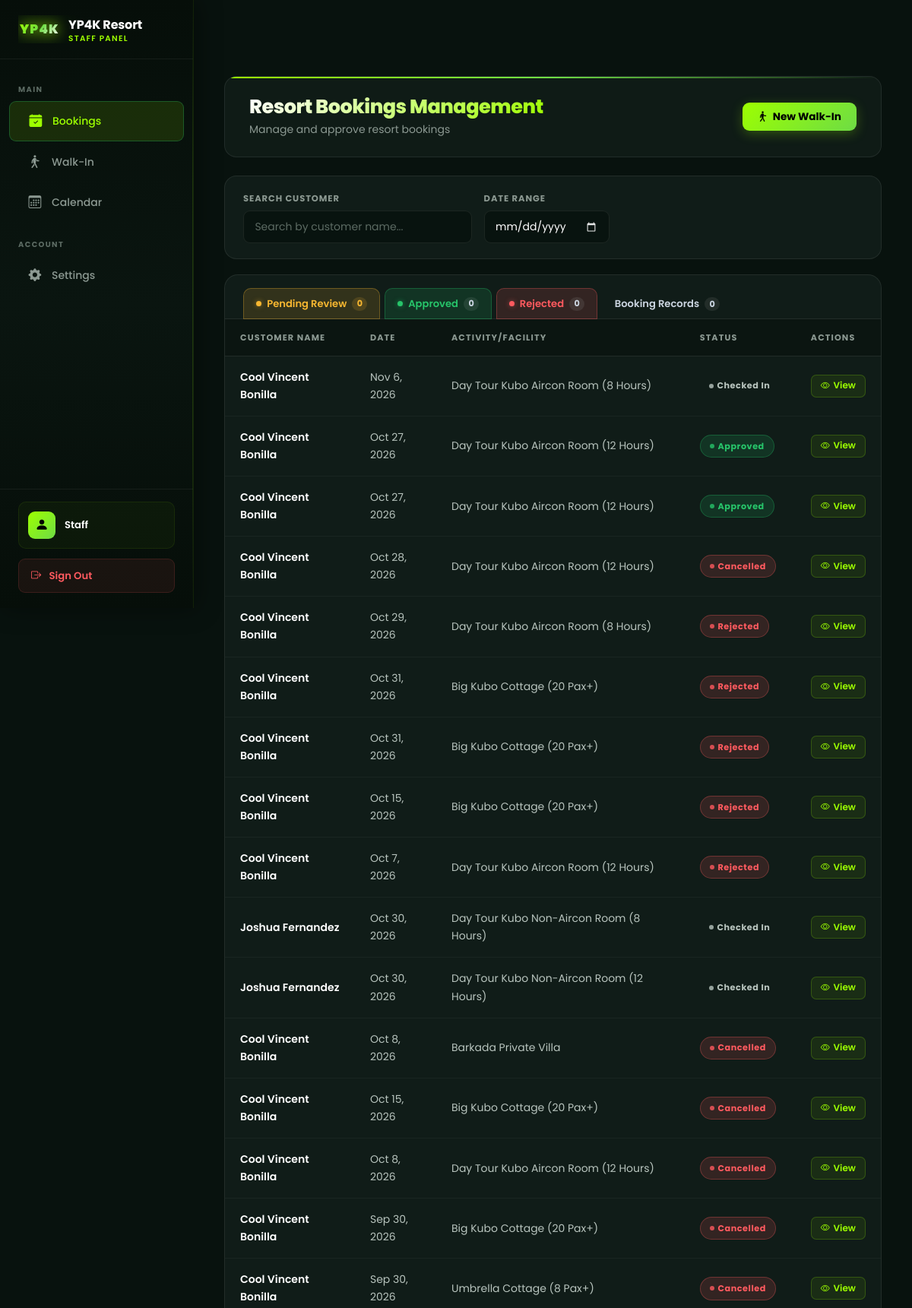
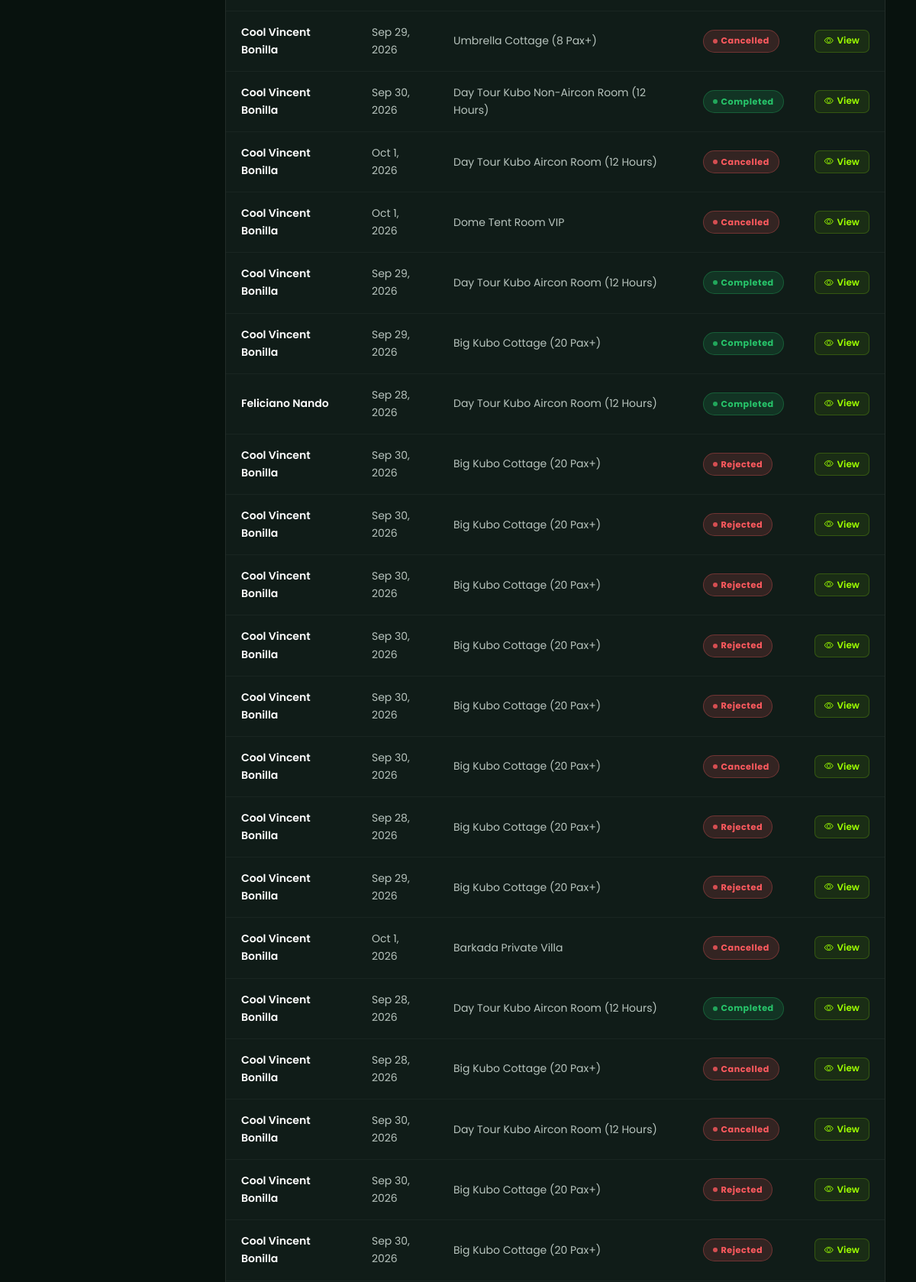
Page /Staff_Dashboard/bookings.php (signed in, upper part) on the committed database (2 pictures, top to bottom).
### tables this page shows
CREATE TABLE `bookings` (
  `id` int(11) NOT NULL,
  `booking_reference` varchar(20) NOT NULL,
  `user_id` int(11) DEFAULT NULL,
  `booking_type` enum('activity','accommodation','bundle') NOT NULL,
  `activity_id` int(11) DEFAULT NULL,
  `accommodation_id` int(11) DEFAULT NULL,
  `bundle_id` int(11) DEFAULT NULL,
  `status_id` int(11) NOT NULL DEFAULT 1,
  `full_name` varchar(255) NOT NULL,
  `email` varchar(255) NOT NULL,
  `phone_number` varchar(20) NOT NULL,
  `check_in_date` date NOT NULL,
  `check_in_time` time DEFAULT NULL,
  `check_out_date` date DEFAULT NULL,
  `check_out_time` time DEFAULT NULL,
  `number_of_days` int(11) DEFAULT NULL,
  `number_of_guests` int(11) NOT NULL DEFAULT 1,
  `special_requests` text DEFAULT NULL,
  `total_amount` decimal(10,2) NOT NULL,
  `payment_status` enum('pending','paid','refunded') DEFAULT 'pending',
  `payment_method` varchar(50) DEFAULT 'gcash',
  `booking_source` enum('online','walk_in') NOT NULL DEFAULT 'online',
  `guest_name` varchar(255) DEFAULT NULL,
  `guest_contact` varchar(30) DEFAULT NULL,
  `created_at` timestamp NOT NULL DEFAULT current_timestamp(),
  `updated_at` timestamp NOT NULL DEFAULT current_timestamp() ON UPDATE current_timestamp(),
  `payment_proof` varchar(500) DEFAULT NULL,
  `expires_at` datetime DEFAULT NULL
);

CREATE TABLE `booking_status` (
  `id` int(11) NOT NULL,
  `name` varchar(50) NOT NULL,
  `description` text DEFAULT NULL,
  `color` varchar(20) DEFAULT NULL,
  `is_active` tinyint(1) DEFAULT 1,
  `created_at` timestamp NOT NULL DEFAULT current_timestamp()
);

### Staff_Dashboard/bookings.php (the view, shortened to what this page needs)
<?php
global $conn;
$conn->query("
    UPDATE bookings b
    INNER JOIN booking_status bs_approved ON b.status_id = bs_approved.id AND bs_approved.name = 'approved'
    INNER JOIN booking_status bs_completed ON bs_completed.name = 'completed'
    SET b.status_id = bs_completed.id,
        b.updated_at = NOW()
    WHERE b.check_in_date < CURDATE()
");
$query = "
    SELECT
        b.id,
        b.booking_reference,
        b.booking_type,
        b.activity_id,
        b.accommodation_id,
        b.bundle_id,
        b.user_id,
        b.full_name,
        b.email,
        b.phone_number,
        b.check_in_date,
        b.check_in_time,
        b.check_out_date,
        b.check_out_time,
        b.number_of_days,
        b.number_of_guests,
        b.special_requests,
        b.total_amount,
        b.payment_status,
        b.payment_method,
        b.created_at,
        bs.name as status_name,
        bs.description as status_description,
        bs.color as status_color,
        CONCAT(u.first_name, ' ', COALESCE(u.middle_name, ''), ' ', u.last_name) as user_name,
        u.email as user_email,
        u.phone_number as user_phone,
        CASE
            WHEN b.booking_type = 'activity' THEN a.name
            WHEN b.booking_type = 'accommodation' THEN acc.name
            WHEN b.booking_type = 'bundle' THEN bun.name
            ELSE acc.name
        END as item_name,
        CASE
            WHEN b.booking_type = 'activity' THEN 'bi-activity'
            ELSE NULL
        END as item_icon,
        pr.file_path as receipt_path
    FROM bookings b
    LEFT JOIN booking_status bs ON b.status_id = bs.id
    LEFT JOIN users u ON b.user_id = u.id
    LEFT JOIN activities a ON b.activity_id = a.id
    LEFT JOIN accommodations acc ON b.accommodation_id = acc.id
    LEFT JOIN bundles bun ON b.bundle_id = bun.id
    LEFT JOIN payment_receipts pr ON b.id = pr.booking_id
    WHERE 1=1
";
$query .= " ORDER BY b.created_at DESC";
$stmt = $conn->prepare($query);
$stmt->execute();
$result = $stmt->get_result();
$bookings = [];
while ($row = $result->fetch_assoc()) {
    $bookings[] = $row;
}
?>
<!DOCTYPE html>
<html lang="en">
<head>
    <link href="../assets/css/bootstrap.min.css" rel="stylesheet">
    <link rel="stylesheet" href="../css/resort-theme.css">
    <link rel="stylesheet" href="../css/dashboard-resort.css">
    <link rel="stylesheet" href="https://cdn.jsdelivr.net/npm/bootstrap-icons@1.11.0/font/bootstrap-icons.css">
    <link rel="stylesheet" href="components/sidebar.css">
    <link rel="stylesheet" href="components/navbar.css">
    <link rel="stylesheet" href="../css/admin-theme.css">
</head>
<body>
    <div id="mainContent" class="main-content">
        <div class="page-header">
            <div>
                <h1 class="page-title">Resort Bookings Management</h1>
                <p class="text-muted">Manage and approve resort bookings</p>
            </div>
            <div class="page-actions">
                <a href="walkin.php" class="btn-modern btn-primary"
                   id="openWalkInBtn"
                   style="background:linear-gradient(135deg,#6366f1,#4f46e5);border:none;text-decoration:none;display:inline-flex;align-items:center;gap:.4rem;">
                    <i class="bi bi-person-walking"></i>
                    New Walk-In
                </a>
            </div>
        </div>
        <div class="filters-card">
            <div class="filters-grid">
                <div class="filter-group">
                    <label class="filter-label">Search Customer</label>
                    <input type="text" class="filter-input" placeholder="Search by customer name..." id="searchInput">
                </div>
                <div class="filter-group">
                    <label class="filter-label">Date Range</label>
                    <input type="date" class="filter-input" id="dateFilter">
                </div>
            </div>
        </div>
        <div class="bookings-card">
            <div class="booking-status-tabs" id="bookingStatusTabs">
                <button class="bst-tab bst-pending active" data-filter="pending_review">
                    <span class="bst-dot"></span>
                    Pending Review
                    <span class="bst-count" id="cntPending">0</span>
                </button>
                <button class="bst-tab bst-approved" data-filter="approved">
                    <span class="bst-dot"></span>
                    Approved
                    <span class="bst-count" id="cntApproved">0</span>
                </button>
                <button class="bst-tab bst-rejected" data-filter="rejected">
                    <span class="bst-dot"></span>
                    Rejected
                    <span class="bst-count" id="cntRejected">0</span>
                </button>
                <button class="bst-tab bst-all" data-filter="booking_records">
                    Booking Records
                    <span class="bst-count" id="cntRecords">0</span>
                </button>
            </div>
            <table class="table-modern">
                <thead>
                    <tr>
                        <th>Customer Name</th>
                        <th>Date</th>
                        <th>Activity/Facility</th>
                        <th>Status</th>
                        <th>Actions</th>
                    </tr>
                </thead>
                <tbody id="bookingsTableBody">
                    <?php if (count($bookings) > 0): ?>
                        <?php foreach ($bookings as $booking): ?>
                            <tr data-booking-id="<?php echo $booking['id']; ?>" data-status="<?php echo htmlspecialchars($booking['status_name']); ?>">
                                <td class="customer-name"><?php echo htmlspecialchars($booking['full_name']); ?></td>
                                <td><?php echo date('M j, Y', strtotime($booking['check_in_date'])); ?></td>
                                <td><?php echo htmlspecialchars($booking['item_name']); ?></td>
                                <td><span class="status-badge status-<?php echo $booking['status_name']; ?>"><?php echo ucfirst(str_replace('_', ' ', $booking['status_name'])); ?></span></td>
                                <td>
                                    <div class="action-buttons">
                                                                                <button class="btn-action btn-view" onclick="viewBooking(<?php echo $booking['id']; ?>)">
                                            <i class="bi bi-eye"></i>
                                            View
                                        </button>                                    </div>
                                </td>
                            </tr>
                        <?php endforeach; ?>
                    <?php endif; ?>
                </tbody>
            </table>
        </div>
    </div>
</body>
</html>

### css/resort-theme.css (style rules this page uses)
:root { --bg-primary: #08120E; --bg-secondary: #101B17; --bg-card: #15221D; --bg-card-2: #1A2B22; --bg-elevated: #1E3028; --nav-bg: rgba(9, 18, 15, 0.88); --accent: #9DFF00; --accent-2: #6EDC45; --accent-3: #4BBF2E; --accent-dim: rgba(157, 255, 0, 0.5); --glow: rgba(157, 255, 0, 0.18); --glow-sm: rgba(157, 255, 0, 0.08); --glow-lg: rgba(157, 255, 0, 0.25); --text: #FFFFFF; --text-2: #cbd5e1; --text-muted: #cbd5e1; --text-dim: #94a3b8; --success: #27C46A; --warning: #F7B731; --error: #FF5A5F; --info: #B8C4BE; --border: rgba(255, 255, 255, 0.08); --border-2: rgba(255, 255, 255, 0.04); --border-accent: rgba(157, 255, 0, 0.3); --border-hover: rgba(157, 255, 0, 0.5); --shadow-sm: 0 1px 4px rgba(0,0,0,0.5); --shadow-md: 0 4px 20px rgba(0,0,0,0.55); --shadow-lg: 0 10px 40px rgba(0,0,0,0.65); --shadow-xl: 0 20px 60px rgba(0,0,0,0.7); --shadow-glow: 0 0 30px rgba(157, 255, 0, 0.12); --shadow-glow-lg:0 0 60px rgba(157, 255, 0, 0.2); --radius-xs: 6px; --radius-sm: 10px; --radius-md: 14px; --radius-lg: 18px; --radius-xl: 24px; --radius-2xl: 32px; --t: all 0.3s cubic-bezier(0.4, 0, 0.2, 1); --t-fast: all 0.15s ease; --t-slow: all 0.5s cubic-bezier(0.4, 0, 0.2, 1); --font: 'Poppins', -apple-system, BlinkMacSystemFont, sans-serif; }
*, *::before, *::after { margin: 0; padding: 0; box-sizing: border-box; }
html { scroll-behavior: smooth; overflow-x: hidden; }
body { font-family: var(--font); background-color: var(--bg-primary); color: var(--text); min-height: 100vh; line-height: 1.65; overflow-x: hidden; -webkit-font-smoothing: antialiased; }

### Staff_Dashboard/components/sidebar.css (style rules this page uses)
:root { --sidebar-width: 255px; --sidebar-collapsed-width: 72px; --navbar-height: 68px; }

### Staff_Dashboard/bookings.php (style rules this page uses)
.booking-status-tabs { display: flex; align-items: center; gap: 0.35rem; padding: 1rem 1.5rem 0; flex-wrap: wrap; border-bottom: 1px solid var(--border); margin-bottom: 0; }
.bst-tab { display: inline-flex; align-items: center; gap: 0.45rem; padding: 0.55rem 1rem; font-family: var(--font, 'Poppins', sans-serif); font-size: 0.82rem; font-weight: 600; color: var(--text-muted); background: transparent; border: 1px solid transparent; border-bottom: none; border-radius: var(--radius-sm, 10px) var(--radius-sm, 10px) 0 0; cursor: pointer; transition: all 0.2s ease; position: relative; bottom: -1px; white-space: nowrap; }
.bst-dot { width: 7px; height: 7px; border-radius: 50%; display: inline-block; flex-shrink: 0; }
.bst-pending .bst-dot { background: #F7B731; box-shadow: 0 0 6px rgba(247,183,49,0.5); }
.bst-approved .bst-dot { background: #27C46A; box-shadow: 0 0 6px rgba(39,196,106,0.5); }
.bst-rejected .bst-dot { background: #FF5A5F; box-shadow: 0 0 6px rgba(255,90,95,0.5); }
.bst-count { display: inline-flex; align-items: center; justify-content: center; min-width: 20px; height: 18px; padding: 0 5px; border-radius: 9px; font-size: 0.7rem; font-weight: 700; background: rgba(255,255,255,0.08); color: var(--text-muted); transition: all 0.2s ease; }
.bst-tab.active { color: var(--text); background: rgba(21,34,29,0.9); border-color: var(--border); }
.bst-pending.active { color: #F7B731; border-top-color: #F7B731; }
.bst-pending.active .bst-count { background: rgba(247,183,49,0.15); color: #F7B731; }

### rows in the picture
bookings: full_name "Cool Vincent Bonilla", check_in_date "Nov 6, 2026", item_name "Day Tour Kubo Aircon Room (8 Hours)", status.name "Checked In"
bookings: full_name "Cool Vincent Bonilla", check_in_date "Oct 27, 2026", item_name "Day Tour Kubo Aircon Room (12 Hours)", status.name "Approved"
bookings: full_name "Cool Vincent Bonilla", check_in_date "Oct 27, 2026", item_name "Day Tour Kubo Aircon Room (12 Hours)", status.name "Approved"
bookings: full_name "Cool Vincent Bonilla", check_in_date "Oct 28, 2026", item_name "Day Tour Kubo Aircon Room (12 Hours)", status.name "Cancelled"
bookings: full_name "Cool Vincent Bonilla", check_in_date "Oct 29, 2026", item_name "Day Tour Kubo Aircon Room (8 Hours)", status.name "Rejected"
bookings: full_name "Cool Vincent Bonilla", check_in_date "Oct 31, 2026", item_name "Big Kubo Cottage (20 Pax+)", status.name "Rejected"
bookings: full_name "Cool Vincent Bonilla", check_in_date "Oct 31, 2026", item_name "Big Kubo Cottage (20 Pax+)", status.name "Rejected"
bookings: full_name "Cool Vincent Bonilla", check_in_date "Oct 15, 2026", item_name "Big Kubo Cottage (20 Pax+)", status.name "Rejected"
bookings: full_name "Cool Vincent Bonilla", check_in_date "Oct 7, 2026", item_name "Day Tour Kubo Aircon Room (12 Hours)", status.name "Rejected"
bookings: full_name "Joshua Fernandez", check_in_date "Oct 30, 2026", item_name "Day Tour Kubo Non-Aircon Room (8 Hours)", status.name "Checked In"
bookings: full_name "Joshua Fernandez", check_in_date "Oct 30, 2026", item_name "Day Tour Kubo Non-Aircon Room (12 Hours)", status.name "Checked In"
bookings: full_name "Cool Vincent Bonilla", check_in_date "Oct 8, 2026", item_name "Barkada Private Villa", status.name "Cancelled"
bookings: full_name "Cool Vincent Bonilla", check_in_date "Oct 15, 2026", item_name "Big Kubo Cottage (20 Pax+)", status.name "Cancelled"
bookings: full_name "Cool Vincent Bonilla", check_in_date "Oct 8, 2026", item_name "Day Tour Kubo Aircon Room (12 Hours)", status.name "Cancelled"
bookings: full_name "Cool Vincent Bonilla", check_in_date "Sep 30, 2026", item_name "Big Kubo Cottage (20 Pax+)", status.name "Cancelled"
bookings: full_name "Cool Vincent Bonilla", check_in_date "Sep 30, 2026", item_name "Umbrella Cottage (8 Pax+)", status.name "Cancelled"
bookings: full_name "Cool Vincent Bonilla", check_in_date "Sep 29, 2026", item_name "Umbrella Cottage (8 Pax+)", status.name "Cancelled"
bookings: full_name "Cool Vincent Bonilla", check_in_date "Sep 30, 2026", item_name "Day Tour Kubo Non-Aircon Room (12 Hours)", status.name "Completed"
bookings: full_name "Cool Vincent Bonilla", check_in_date "Oct 1, 2026", item_name "Day Tour Kubo Aircon Room (12 Hours)", status.name "Cancelled"
bookings: full_name "Cool Vincent Bonilla", check_in_date "Oct 1, 2026", item_name "Dome Tent Room VIP", status.name "Cancelled"
bookings: full_name "Cool Vincent Bonilla", check_in_date "Sep 29, 2026", item_name "Day Tour Kubo Aircon Room (12 Hours)", status.name "Completed"
bookings: full_name "Cool Vincent Bonilla", check_in_date "Sep 29, 2026", item_name "Big Kubo Cottage (20 Pax+)", status.name "Completed"
bookings: full_name "Feliciano Nando", check_in_date "Sep 28, 2026", item_name "Day Tour Kubo Aircon Room (12 Hours)", status.name "Completed"
bookings: full_name "Cool Vincent Bonilla", check_in_date "Sep 30, 2026", item_name "Big Kubo Cottage (20 Pax+)", status.name "Rejected"
bookings: full_name "Cool Vincent Bonilla", check_in_date "Sep 30, 2026", item_name "Big Kubo Cottage (20 Pax+)", status.name "Rejected"
bookings: full_name "Cool Vincent Bonilla", check_in_date "Sep 30, 2026", item_name "Big Kubo Cottage (20 Pax+)", status.name "Rejected"
bookings: full_name "Cool Vincent Bonilla", check_in_date "Sep 30, 2026", item_name "Big Kubo Cottage (20 Pax+)", status.name "Rejected"
bookings: full_name "Cool Vincent Bonilla", check_in_date "Sep 30, 2026", item_name "Big Kubo Cottage (20 Pax+)", status.name "Rejected"
bookings: full_name "Cool Vincent Bonilla", check_in_date "Sep 30, 2026", item_name "Big Kubo Cottage (20 Pax+)", status.name "Cancelled"
bookings: full_name "Cool Vincent Bonilla", check_in_date "Sep 28, 2026", item_name "Big Kubo Cottage (20 Pax+)", status.name "Rejected"
bookings: full_name "Cool Vincent Bonilla", check_in_date "Sep 29, 2026", item_name "Big Kubo Cottage (20 Pax+)", status.name "Rejected"
bookings: full_name "Cool Vincent Bonilla", check_in_date "Oct 1, 2026", item_name "Barkada Private Villa", status.name "Cancelled"
bookings: full_name "Cool Vincent Bonilla", check_in_date "Sep 28, 2026", item_name "Day Tour Kubo Aircon Room (12 Hours)", status.name "Completed"
bookings: full_name "Cool Vincent Bonilla", check_in_date "Sep 28, 2026", item_name "Big Kubo Cottage (20 Pax+)", status.name "Cancelled"
bookings: full_name "Cool Vincent Bonilla", check_in_date "Sep 30, 2026", item_name "Day Tour Kubo Aircon Room (12 Hours)", status.name "Cancelled"
bookings: full_name "Cool Vincent Bonilla", check_in_date "Sep 30, 2026", item_name "Big Kubo Cottage (20 Pax+)", status.name "Rejected"
bookings: full_name "Cool Vincent Bonilla", check_in_date "Sep 30, 2026", item_name "Big Kubo Cottage (20 Pax+)", status.name "Rejected"
